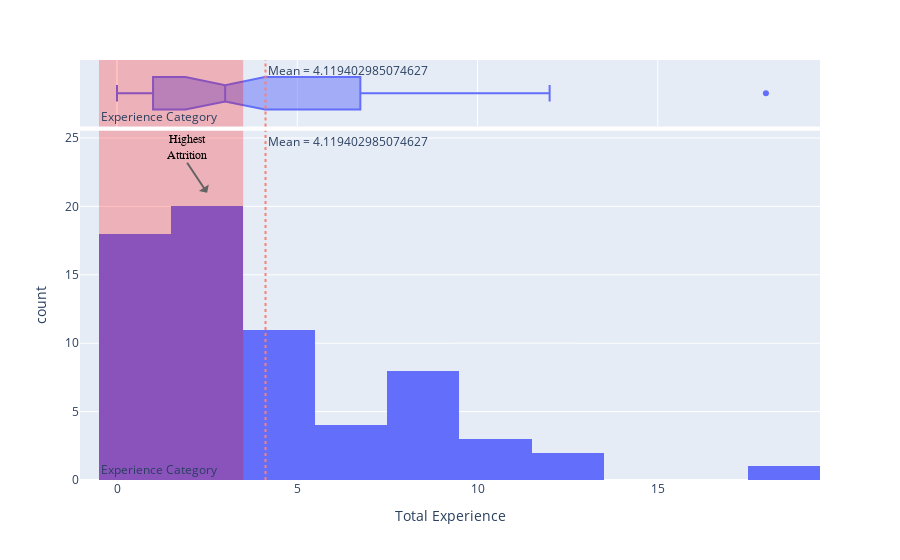

Write notebook code for a chart like this one.
### Markdown cell above
Observations :
Based on the box plot, we can see the following insights about the tenure with the company in the attrition dataset:

The minimum value (0.16 years) and the lower fence (also 0.16 years) indicate that there are some individuals who have a very short tenure with the company, which is less than the first quartile (Q1).

The first quartile (Q1) is 0.61 years, which means that 25% of the individuals in the dataset have a tenure less than 0.61 years.

The median (1.032 years) is greater than Q1 and less than Q3, which suggests that the distribution of tenure is roughly symmetric.

The third quartile (Q3) is 3.23 years, which means that 75% of the individuals in the dataset have a tenure less than 3.23 years.

The upper fence (7 years) is much lower than the maximum value (14.1 years), indicating the presence of outliers with very high tenure.

There are several outliers in the dataset, which are represented by the dots beyond the upper fence. These outliers suggest that there are a few individuals who have a very long tenure with the company, which is much higher than the rest of the individuals in the dataset.

In summary, the box plot suggests that the tenure with the company in the attrition dataset is positively skewed with a few outliers having very high tenure. The majority of the individuals have a tenure less than 3.23 years, and 25% of the individuals have a tenure less than 0.61 years.

### Code cell
## Understanding Total experience
fig_exp = px.histogram(df,'Total Experience', marginal = 'box')
fig_exp.add_vline(x = df['Total Experience'].mean(), line_dash = "dot",line_color = "salmon",annotation_text= "Mean = "+str(df['Total Experience'].mean()))
fig_exp.add_vrect(x0 = -0.5, x1=3.5, annotation_text="Experience Category", annotation_position="bottom left",
              fillcolor="red", opacity=0.25, line_width=0)
fig_exp.add_annotation( x=2.5, y = 21, text=f'Highest<br>Attrition', yanchor='bottom', showarrow=True, arrowhead=1, arrowsize=1, arrowwidth=2, arrowcolor="#636363", ax=-20, ay=-30, font=dict(size=12, color="Black", family="Courier New, monospace"))
fig_exp.show()

### Figure 1 — Plotly figure (JSON) as saved in the notebook; plotly's stock layout.template omitted (floating-point values rounded to 4 significant figures)
{"data": [{"alignmentgroup": "True", "bingroup": "x", "hovertemplate": "Total Experience=%{x}<br>count=%{y}<extra></extra>", "legendgroup": "", "marker": {"color": "#636efa", "pattern": {"shape": ""}}, "name": "", "offsetgroup": "", "orientation": "v", "showlegend": false, "type": "histogram", "x": [1, 11, 9, 3, 8, 0, 0, 2, 0, 3, 2, 1, 3, 3, 3, 0, 1, 0, 0, 7, 0, 4, 2, 6, 12, 7, 1, 0, 5, 9, 0, 1, 4, 3, 3, 10, 3, 8, 0, 18, 0, 5, 1, 5, 3, 3, 5, 2, 12, 8, 4, 9, 8, 0, 9, 3, 7, 4, 2, 2, 4, 4, 10, 5, 2, 3, 3], "xaxis": "x", "yaxis": "y"}, {"alignmentgroup": "True", "hovertemplate": "Total Experience=%{x}<extra></extra>", "legendgroup": "", "marker": {"color": "#636efa"}, "name": "", "notched": true, "offsetgroup": "", "showlegend": false, "type": "box", "x": [1, 11, 9, 3, 8, 0, 0, 2, 0, 3, 2, 1, 3, 3, 3, 0, 1, 0, 0, 7, 0, 4, 2, 6, 12, 7, 1, 0, 5, 9, 0, 1, 4, 3, 3, 10, 3, 8, 0, 18, 0, 5, 1, 5, 3, 3, 5, 2, 12, 8, 4, 9, 8, 0, 9, 3, 7, 4, 2, 2, 4, 4, 10, 5, 2, 3, 3], "xaxis": "x2", "yaxis": "y2"}], "layout": {"annotations": [{"showarrow": false, "text": "Mean = 4.119402985074627", "x": 4.119, "xanchor": "left", "xref": "x", "y": 1, "yanchor": "top", "yref": "y domain"}, {"showarrow": false, "text": "Mean = 4.119402985074627", "x": 4.119, "xanchor": "left", "xref": "x2", "y": 1, "yanchor": "top", "yref": "y2 domain"}, {"showarrow": false, "text": "Experience Category", "x": -0.5, "xanchor": "left", "xref": "x", "y": 0, "yanchor": "bottom", "yref": "y domain"}, {"showarrow": false, "text": "Experience Category", "x": -0.5, "xanchor": "left", "xref": "x2", "y": 0, "yanchor": "bottom", "yref": "y2 domain"}, {"arrowcolor": "#636363", "arrowhead": 1, "arrowsize": 1, "arrowwidth": 2, "ax": -20, "ay": -30, "font": {"color": "Black", "family": "Courier New, monospace", "size": 12}, "showarrow": true, "text": "Highest<br>Attrition", "x": 2.5, "y": 21, "yanchor": "bottom"}], "barmode": "relative", "legend": {"tracegroupgap": 0}, "margin": {"t": 60}, "shapes": [{"line": {"color": "salmon", "dash": "dot"}, "type": "line", "x0": 4.119, "x1": 4.119, "xref": "x", "y0": 0, "y1": 1, "yref": "y domain"}, {"line": {"color": "salmon", "dash": "dot"}, "type": "line", "x0": 4.119, "x1": 4.119, "xref": "x2", "y0": 0, "y1": 1, "yref": "y2 domain"}, {"fillcolor": "red", "line": {"width": 0}, "opacity": 0.25, "type": "rect", "x0": -0.5, "x1": 3.5, "xref": "x", "y0": 0, "y1": 1, "yref": "y domain"}, {"fillcolor": "red", "line": {"width": 0}, "opacity": 0.25, "type": "rect", "x0": -0.5, "x1": 3.5, "xref": "x2", "y0": 0, "y1": 1, "yref": "y2 domain"}], "xaxis": {"anchor": "y", "domain": [0, 1], "title": {"text": "Total Experience"}}, "xaxis2": {"anchor": "y2", "domain": [0, 1], "matches": "x", "showgrid": true, "showticklabels": false}, "yaxis": {"anchor": "x", "domain": [0, 0.8316], "title": {"text": "count"}}, "yaxis2": {"anchor": "x2", "domain": [0.8416, 1], "matches": "y2", "showgrid": false, "showline": false, "showticklabels": false, "ticks": ""}}}
